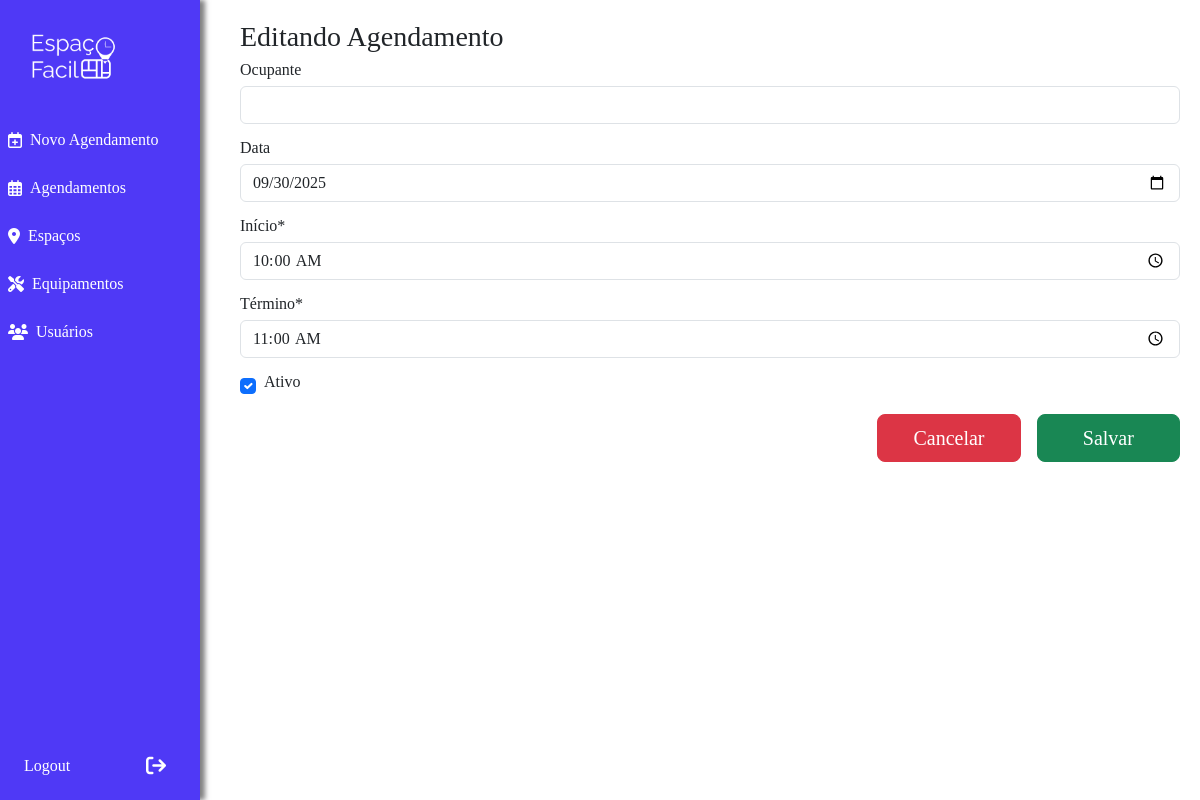
/OccupancyUpdate/3/, run on the app's committed database.
### app/models.py (models this page shows, shortened)
class Occupancy(models.Model):
    room = models.ForeignKey(Room,on_delete=models.CASCADE)
    occupant = models.CharField(max_length=100, verbose_name='Detalhes do Ocupante', null=True, blank=True)
    day = models.DateField(null=False,blank=True)
    time_start = models.TimeField(null=False, blank=False)
    time_end = models.TimeField(null=False, blank=False)
    status = models.BooleanField()

### app/views.py (the view)
# urls.py: path("OccupancyUpdate/<int:idOccupancy>/",occupancy_update,name='occupancy_update'),
def occupancy_update(request,idOccupancy):
    occupancy = get_object_or_404(Occupancy, pk=idOccupancy)
    print('DIA DA OCUPANCIA: ')
    print(occupancy.day)
    if request.method == "POST":
        form = OccupancyForm(request.POST, instance=occupancy)
        if form.is_valid():
            form.save()
            return redirect("occupancy_list", idRoom=occupancy.room.id)
    else:
        form = OccupancyForm(instance=occupancy)
    return render(request, "app/occupancy_form.html", {"occupancyForm": form})

### app/forms.py
class OccupancyForm(forms.ModelForm):
    class Meta:
        model = Occupancy
        exclude = ["room"]
        labels = {
            'day': 'Data',
            'time_start': 'Início',
            'time_end': 'Término',
            'occupant': 'Ocupante',
            'status': 'Ativo',
        }
        widgets = {
            'day': forms.TextInput(attrs={'type': 'date'}),
            'time_start': forms.TimeInput(attrs={'type': 'time'}),
            'time_end': forms.TimeInput(attrs={'type': 'time'}),
            'occupant': forms.TextInput(attrs={'class': 'form-control form-input'}),
            'status': forms.CheckboxInput(attrs={'class': 'form-check-input'}),
        }

### templates/app/occupancy_form.html (shortened to what this page needs)
{% extends "base.html" %}
{% load static %}
{% load crispy_forms_tags %}
{% block content %}
<head>
    <link rel="stylesheet" href="https://cdn.jsdelivr.net/npm/flatpickr/dist/flatpickr.min.css">
</head>
<form method="post">
    <fieldset>
        <h3 class="h3">Editando Agendamento</h3>
        {{ occupancyForm|crispy }}
    </fieldset>
    <div class="row g-3">
        <div class="offset-8 col-2">
            <a href="javascript:history.back()" class="btn btn-danger btn-lg">Cancelar</a>
        </div>
        <div class="col-2">
            <button type="submit" class="btn btn-success btn-lg" style="width: 100%;">Salvar</button>
        </div>
    </div>
  </form>
{% endblock content %}

### app/static/css/menu.css (style rules this page uses)
* { margin: 0px; padding: 0px; box-sizing: border-box; }
a, a li { display: flex; align-items: center; width: 100%; padding: 0.5em; text-decoration: none; color: inherit; }

### app/static/css/table.css (style rules this page uses)
button { border: 1px solid #4F39F6; border-radius: 5px; padding: 4px 10px; margin-bottom: 25px; cursor: pointer; transition: background 0.3s ease; }

### app/static/css/base.css (style rules this page uses)
h1, h2, h3, h4, h5, h6 { color: #4F39F6; }

### data on the page
Occupancy: day "09/30/2025", time_start "10:00:00", time_end "11:00:00", status "☑"
